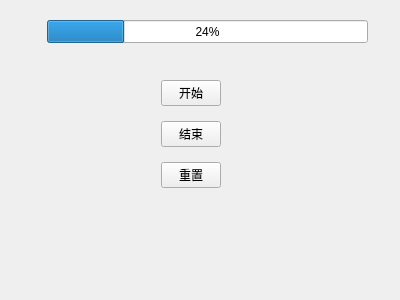
<?xml version="1.0" encoding="UTF-8"?>
<ui version="4.0">
 <class>Widget</class>
 <widget class="QWidget" name="Widget">
  <property name="geometry">
   <rect>
    <x>0</x>
    <y>0</y>
    <width>400</width>
    <height>300</height>
   </rect>
  </property>
  <property name="windowTitle">
   <string>Widget</string>
  </property>
  <widget class="QProgressBar" name="progressBar">
   <property name="geometry">
    <rect>
     <x>47</x>
     <y>20</y>
     <width>321</width>
     <height>23</height>
    </rect>
   </property>
   <property name="value">
    <number>24</number>
   </property>
  </widget>
  <widget class="QWidget" name="">
   <property name="geometry">
    <rect>
     <x>150</x>
     <y>60</y>
     <width>82</width>
     <height>151</height>
    </rect>
   </property>
   <layout class="QVBoxLayout" name="verticalLayout">
    <item>
     <widget class="QPushButton" name="btnStart">
      <property name="text">
       <string>开始</string>
      </property>
     </widget>
    </item>
    <item>
     <widget class="QPushButton" name="btnStop">
      <property name="text">
       <string>结束</string>
      </property>
     </widget>
    </item>
    <item>
     <widget class="QPushButton" name="btnRestart">
      <property name="text">
       <string>重置</string>
      </property>
     </widget>
    </item>
   </layout>
  </widget>
 </widget>
 <layoutdefault spacing="6" margin="11"/>
 <resources/>
 <connections/>
</ui>
